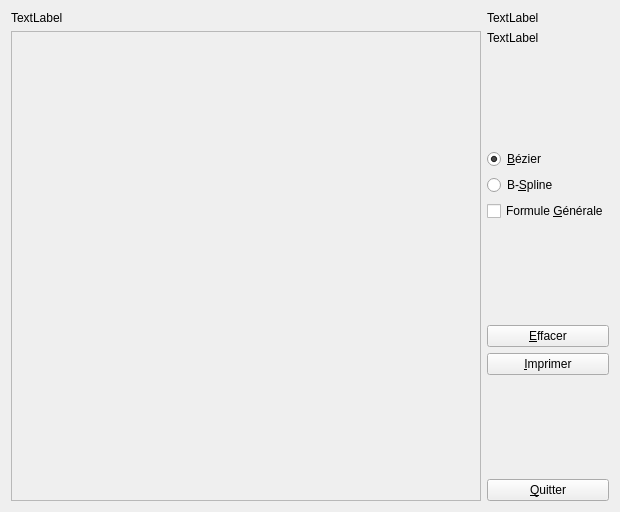
<?xml version="1.0" encoding="UTF-8"?>
<ui version="4.0">
 <class>CVue</class>
 <widget class="QWidget" name="CVue">
  <property name="geometry">
   <rect>
    <x>0</x>
    <y>0</y>
    <width>573</width>
    <height>441</height>
   </rect>
  </property>
  <property name="windowTitle">
   <string>CVue</string>
  </property>
  <layout class="QGridLayout" name="gridLayout">
   <item row="0" column="0">
    <widget class="QLabel" name="labCourbe">
     <property name="text">
      <string>TextLabel</string>
     </property>
    </widget>
   </item>
   <item row="0" column="1" rowspan="2">
    <layout class="QVBoxLayout" name="verticalLayout_3">
     <item>
      <widget class="QLabel" name="labPos">
       <property name="text">
        <string>TextLabel</string>
       </property>
      </widget>
     </item>
     <item>
      <widget class="QLabel" name="labPoints">
       <property name="text">
        <string>TextLabel</string>
       </property>
      </widget>
     </item>
     <item>
      <spacer name="verticalSpacer">
       <property name="orientation">
        <enum>Qt::Vertical</enum>
       </property>
       <property name="sizeHint" stdset="0">
        <size>
         <width>20</width>
         <height>40</height>
        </size>
       </property>
      </spacer>
     </item>
     <item>
      <widget class="QRadioButton" name="rbuBezier">
       <property name="text">
        <string>&amp;Bézier</string>
       </property>
       <property name="checked">
        <bool>true</bool>
       </property>
      </widget>
     </item>
     <item>
      <widget class="QRadioButton" name="rbuBSpline">
       <property name="text">
        <string>B-&amp;Spline</string>
       </property>
      </widget>
     </item>
     <item>
      <widget class="QCheckBox" name="chkFormGen">
       <property name="text">
        <string>Formule &amp;Générale</string>
       </property>
      </widget>
     </item>
     <item>
      <spacer name="verticalSpacer_2">
       <property name="orientation">
        <enum>Qt::Vertical</enum>
       </property>
       <property name="sizeHint" stdset="0">
        <size>
         <width>20</width>
         <height>40</height>
        </size>
       </property>
      </spacer>
     </item>
     <item>
      <widget class="QPushButton" name="pbuEffacer">
       <property name="text">
        <string>&amp;Effacer</string>
       </property>
      </widget>
     </item>
     <item>
      <widget class="QPushButton" name="pbuImprimer">
       <property name="text">
        <string>&amp;Imprimer</string>
       </property>
      </widget>
     </item>
     <item>
      <spacer name="verticalSpacer_3">
       <property name="orientation">
        <enum>Qt::Vertical</enum>
       </property>
       <property name="sizeHint" stdset="0">
        <size>
         <width>20</width>
         <height>40</height>
        </size>
       </property>
      </spacer>
     </item>
     <item>
      <widget class="QPushButton" name="pbuQuitter">
       <property name="text">
        <string>&amp;Quitter</string>
       </property>
      </widget>
     </item>
    </layout>
   </item>
   <item row="1" column="0">
    <widget class="QFrame" name="frmCourbe">
     <property name="sizePolicy">
      <sizepolicy hsizetype="Expanding" vsizetype="Expanding">
       <horstretch>0</horstretch>
       <verstretch>0</verstretch>
      </sizepolicy>
     </property>
     <property name="minimumSize">
      <size>
       <width>470</width>
       <height>470</height>
      </size>
     </property>
     <property name="frameShape">
      <enum>QFrame::StyledPanel</enum>
     </property>
     <property name="frameShadow">
      <enum>QFrame::Raised</enum>
     </property>
    </widget>
   </item>
  </layout>
 </widget>
 <resources/>
 <connections>
  <connection>
   <sender>pbuQuitter</sender>
   <signal>clicked()</signal>
   <receiver>CVue</receiver>
   <slot>close()</slot>
   <hints>
    <hint type="sourcelabel">
     <x>502</x>
     <y>372</y>
    </hint>
    <hint type="destinationlabel">
     <x>567</x>
     <y>331</y>
    </hint>
   </hints>
  </connection>
 </connections>
</ui>
